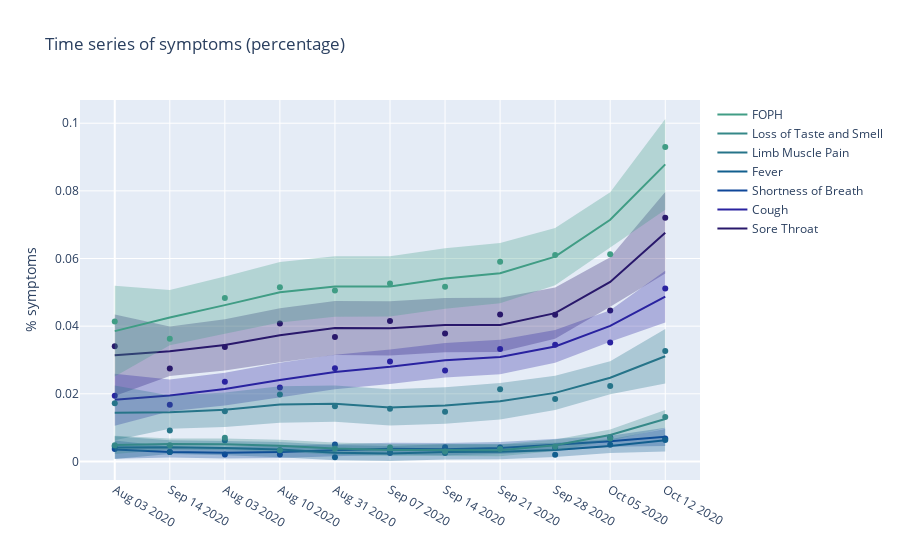

Notebook code cell kept with this figure:
### Code cell
model.plot_data()

### Figure 1 — Plotly figure (JSON) as saved in the notebook; plotly's stock layout.template omitted (floating-point values rounded to 4 significant figures)
{"data": [{"line": {"color": "rgb(41, 24, 107)"}, "mode": "markers", "name": "Sore Throat Scatter", "showlegend": false, "type": "scatter", "x": [0, 1, 2, 3, 4, 5, 6, 7, 8, 9, 10], "y": [0.03404, 0.02749, 0.03386, 0.04077, 0.03676, 0.0415, 0.03782, 0.04346, 0.04336, 0.0446, 0.07205]}, {"line": {"width": 2}, "marker": {"color": "rgb(41, 24, 107)"}, "mode": "lines", "name": "Sore Throat", "showlegend": true, "type": "scatter", "x": [0, 1, 2, 3, 4, 5, 6, 7, 8, 9, 10], "y": [0.03137, 0.03258, 0.03445, 0.03731, 0.03947, 0.03935, 0.04033, 0.04037, 0.04385, 0.05308, 0.06761]}, {"fillcolor": "rgba(41, 24, 107,0.3)", "line": {"width": 0}, "marker": {"color": "rgb(41, 24, 107)"}, "mode": "lines", "name": "Sore Throat Upper Bound", "showlegend": false, "type": "scatter", "x": [0, 1, 2, 3, 4, 5, 6, 7, 8, 9, 10], "y": [0.04341, 0.03989, 0.04205, 0.04532, 0.04747, 0.04736, 0.04834, 0.04838, 0.05145, 0.06039, 0.07965]}, {"fill": "tonexty", "fillcolor": "rgba(41, 24, 107,0.3)", "line": {"width": 0}, "marker": {"color": "rgb(41, 24, 107)"}, "mode": "lines", "name": "Sore Throat Lower Bound", "showlegend": false, "type": "scatter", "x": [0, 1, 2, 3, 4, 5, 6, 7, 8, 9, 10], "y": [0.01934, 0.02526, 0.02686, 0.0293, 0.03146, 0.03134, 0.03232, 0.03237, 0.03626, 0.04576, 0.05557]}, {"line": {"color": "rgb(42, 35, 160)"}, "mode": "markers", "name": "Cough Scatter", "showlegend": false, "type": "scatter", "x": [0, 1, 2, 3, 4, 5, 6, 7, 8, 9, 10], "y": [0.0194, 0.01673, 0.02353, 0.02183, 0.02757, 0.02958, 0.02689, 0.03321, 0.03452, 0.03515, 0.05112]}, {"line": {"width": 2}, "marker": {"color": "rgb(42, 35, 160)"}, "mode": "lines", "name": "Cough", "showlegend": true, "type": "scatter", "x": [0, 1, 2, 3, 4, 5, 6, 7, 8, 9, 10], "y": [0.01826, 0.01953, 0.02141, 0.02409, 0.02647, 0.02798, 0.02991, 0.03087, 0.034, 0.04006, 0.04874]}, {"fillcolor": "rgba(42, 35, 160,0.3)", "line": {"width": 0}, "marker": {"color": "rgb(42, 35, 160)"}, "mode": "lines", "name": "Cough Upper Bound", "showlegend": false, "type": "scatter", "x": [0, 1, 2, 3, 4, 5, 6, 7, 8, 9, 10], "y": [0.02594, 0.0242, 0.02626, 0.0292, 0.03158, 0.03309, 0.03502, 0.03598, 0.03884, 0.04473, 0.05642]}, {"fill": "tonexty", "fillcolor": "rgba(42, 35, 160,0.3)", "line": {"width": 0}, "marker": {"color": "rgb(42, 35, 160)"}, "mode": "lines", "name": "Cough Lower Bound", "showlegend": false, "type": "scatter", "x": [0, 1, 2, 3, 4, 5, 6, 7, 8, 9, 10], "y": [0.01059, 0.01487, 0.01657, 0.01898, 0.02137, 0.02287, 0.0248, 0.02576, 0.02916, 0.03539, 0.04106]}, {"line": {"color": "rgb(15, 71, 153)"}, "mode": "markers", "name": "Shortness of Breath Scatter", "showlegend": false, "type": "scatter", "x": [0, 1, 2, 3, 4, 5, 6, 7, 8, 9, 10], "y": [0.00366, 0.002789, 0.002064, 0.002059, 0.005013, 0.002465, 0.004202, 0.0041, 0.004014, 0.007181, 0.006816]}, {"line": {"width": 2}, "marker": {"color": "rgb(15, 71, 153)"}, "mode": "lines", "name": "Shortness of Breath", "showlegend": true, "type": "scatter", "x": [0, 1, 2, 3, 4, 5, 6, 7, 8, 9, 10], "y": [0.003509, 0.002802, 0.002587, 0.002802, 0.003312, 0.003769, 0.003629, 0.003973, 0.00491, 0.005974, 0.007271]}, {"fillcolor": "rgba(15, 71, 153,0.3)", "line": {"width": 0}, "marker": {"color": "rgb(15, 71, 153)"}, "mode": "lines", "name": "Shortness of Breath Upper Bound", "showlegend": false, "type": "scatter", "x": [0, 1, 2, 3, 4, 5, 6, 7, 8, 9, 10], "y": [0.0062, 0.004437, 0.004284, 0.004592, 0.005102, 0.005559, 0.005419, 0.005763, 0.006607, 0.007609, 0.009962]}, {"fill": "tonexty", "fillcolor": "rgba(15, 71, 153,0.3)", "line": {"width": 0}, "marker": {"color": "rgb(15, 71, 153)"}, "mode": "lines", "name": "Shortness of Breath Lower Bound", "showlegend": false, "type": "scatter", "x": [0, 1, 2, 3, 4, 5, 6, 7, 8, 9, 10], "y": [0.000819, 0.001168, 0.0008894, 0.001012, 0.001522, 0.001979, 0.001839, 0.002183, 0.003213, 0.004339, 0.004579]}, {"line": {"color": "rgb(18, 95, 142)"}, "mode": "markers", "name": "Fever Scatter", "showlegend": false, "type": "scatter", "x": [0, 1, 2, 3, 4, 5, 6, 7, 8, 9, 10], "y": [0.004392, 0.002789, 0.006193, 0.003295, 0.001253, 0.003287, 0.002521, 0.00369, 0.002007, 0.004913, 0.006329]}, {"line": {"width": 2}, "marker": {"color": "rgb(18, 95, 142)"}, "mode": "lines", "name": "Fever", "showlegend": true, "type": "scatter", "x": [0, 1, 2, 3, 4, 5, 6, 7, 8, 9, 10], "y": [0.004102, 0.00421, 0.003951, 0.003507, 0.00261, 0.002363, 0.002821, 0.002858, 0.00342, 0.004536, 0.006272]}, {"fillcolor": "rgba(18, 95, 142,0.3)", "line": {"width": 0}, "marker": {"color": "rgb(18, 95, 142)"}, "mode": "lines", "name": "Fever Upper Bound", "showlegend": false, "type": "scatter", "x": [0, 1, 2, 3, 4, 5, 6, 7, 8, 9, 10], "y": [0.007453, 0.006247, 0.006064, 0.005737, 0.004839, 0.004593, 0.005051, 0.005087, 0.005534, 0.006573, 0.009624]}, {"fill": "tonexty", "fillcolor": "rgba(18, 95, 142,0.3)", "line": {"width": 0}, "marker": {"color": "rgb(18, 95, 142)"}, "mode": "lines", "name": "Fever Lower Bound", "showlegend": false, "type": "scatter", "x": [0, 1, 2, 3, 4, 5, 6, 7, 8, 9, 10], "y": [0.0007503, 0.002174, 0.001837, 0.001277, 0.00038, 0.0001337, 0.0005916, 0.0006282, 0.001306, 0.0025, 0.00292]}, {"line": {"color": "rgb(38, 116, 137)"}, "mode": "markers", "name": "Limb Muscle Pain Scatter", "showlegend": false, "type": "scatter", "x": [0, 1, 2, 3, 4, 5, 6, 7, 8, 9, 10], "y": [0.0172, 0.009163, 0.01486, 0.01977, 0.01629, 0.01561, 0.01471, 0.02132, 0.01847, 0.0223, 0.03262]}, {"line": {"width": 2}, "marker": {"color": "rgb(38, 116, 137)"}, "mode": "lines", "name": "Limb Muscle Pain", "showlegend": true, "type": "scatter", "x": [0, 1, 2, 3, 4, 5, 6, 7, 8, 9, 10], "y": [0.01437, 0.01457, 0.0153, 0.01683, 0.01709, 0.01598, 0.01655, 0.0178, 0.02027, 0.02474, 0.0311]}, {"fillcolor": "rgba(38, 116, 137,0.3)", "line": {"width": 0}, "marker": {"color": "rgb(38, 116, 137)"}, "mode": "lines", "name": "Limb Muscle Pain Upper Bound", "showlegend": false, "type": "scatter", "x": [0, 1, 2, 3, 4, 5, 6, 7, 8, 9, 10], "y": [0.02244, 0.01948, 0.02039, 0.0222, 0.02246, 0.02135, 0.02192, 0.02317, 0.02536, 0.02964, 0.03918]}, {"fill": "tonexty", "fillcolor": "rgba(38, 116, 137,0.3)", "line": {"width": 0}, "marker": {"color": "rgb(38, 116, 137)"}, "mode": "lines", "name": "Limb Muscle Pain Lower Bound", "showlegend": false, "type": "scatter", "x": [0, 1, 2, 3, 4, 5, 6, 7, 8, 9, 10], "y": [0.006302, 0.009671, 0.01021, 0.01147, 0.01173, 0.01061, 0.01118, 0.01244, 0.01518, 0.01984, 0.02303]}, {"line": {"color": "rgb(53, 136, 136)"}, "mode": "markers", "name": "Loss of Taste and Smell Scatter", "showlegend": false, "type": "scatter", "x": [0, 1, 2, 3, 4, 5, 6, 7, 8, 9, 10], "y": [0.004758, 0.004781, 0.007019, 0.003295, 0.003759, 0.004108, 0.002941, 0.00369, 0.004416, 0.006803, 0.01315]}, {"line": {"width": 2}, "marker": {"color": "rgb(53, 136, 136)"}, "mode": "lines", "name": "Loss of Taste and Smell", "showlegend": true, "type": "scatter", "x": [0, 1, 2, 3, 4, 5, 6, 7, 8, 9, 10], "y": [0.004898, 0.005183, 0.005065, 0.004633, 0.003807, 0.003388, 0.003405, 0.003322, 0.004761, 0.007847, 0.01254]}, {"fillcolor": "rgba(53, 136, 136,0.3)", "line": {"width": 0}, "marker": {"color": "rgb(53, 136, 136)"}, "mode": "lines", "name": "Loss of Taste and Smell Upper Bound", "showlegend": false, "type": "scatter", "x": [0, 1, 2, 3, 4, 5, 6, 7, 8, 9, 10], "y": [0.007587, 0.006817, 0.006761, 0.006422, 0.005596, 0.005177, 0.005194, 0.005111, 0.006458, 0.009481, 0.01523]}, {"fill": "tonexty", "fillcolor": "rgba(53, 136, 136,0.3)", "line": {"width": 0}, "marker": {"color": "rgb(53, 136, 136)"}, "mode": "lines", "name": "Loss of Taste and Smell Lower Bound", "showlegend": false, "type": "scatter", "x": [0, 1, 2, 3, 4, 5, 6, 7, 8, 9, 10], "y": [0.002208, 0.003549, 0.003369, 0.002844, 0.002017, 0.001599, 0.001616, 0.001532, 0.003065, 0.006213, 0.009849]}, {"line": {"color": "rgb(65, 157, 133)"}, "mode": "markers", "name": "FOPH Scatter", "showlegend": false, "type": "scatter", "x": [0, 1, 2, 3, 4, 5, 6, 7, 8, 9, 10], "y": [0.04136, 0.03625, 0.04831, 0.05148, 0.05054, 0.05259, 0.05168, 0.05904, 0.06102, 0.06122, 0.09299]}, {"line": {"width": 2}, "marker": {"color": "rgb(65, 157, 133)"}, "mode": "lines", "name": "FOPH", "showlegend": true, "type": "scatter", "x": [0, 1, 2, 3, 4, 5, 6, 7, 8, 9, 10], "y": [0.03853, 0.04254, 0.04622, 0.05002, 0.05173, 0.05175, 0.05411, 0.05566, 0.06056, 0.07146, 0.08783]}, {"fillcolor": "rgba(65, 157, 133,0.3)", "line": {"width": 0}, "marker": {"color": "rgb(65, 157, 133)"}, "mode": "lines", "name": "FOPH Upper Bound", "showlegend": false, "type": "scatter", "x": [0, 1, 2, 3, 4, 5, 6, 7, 8, 9, 10], "y": [0.05195, 0.05069, 0.05469, 0.05894, 0.06066, 0.06067, 0.06303, 0.06459, 0.06902, 0.07961, 0.1012]}, {"fill": "tonexty", "fillcolor": "rgba(65, 157, 133,0.3)", "line": {"width": 0}, "marker": {"color": "rgb(65, 157, 133)"}, "mode": "lines", "name": "FOPH Lower Bound", "showlegend": false, "type": "scatter", "x": [0, 1, 2, 3, 4, 5, 6, 7, 8, 9, 10], "y": [0.02512, 0.03438, 0.03776, 0.04109, 0.0428, 0.04282, 0.04518, 0.04674, 0.05209, 0.06331, 0.07441]}], "layout": {"title": {"text": "Time series of symptoms (percentage)"}, "xaxis": {"tickmode": "array", "ticktext": ["Aug 03 2020", "Sep 14 2020", "Aug 03 2020", "Aug 10 2020", "Aug 31 2020", "Sep 07 2020", "Sep 14 2020", "Sep 21 2020", "Sep 28 2020", "Oct 05 2020", "Oct 12 2020"], "tickvals": [0, 1, 2, 3, 4, 5, 6, 7, 8, 9, 10]}, "yaxis": {"title": {"text": "% symptoms"}}}}
